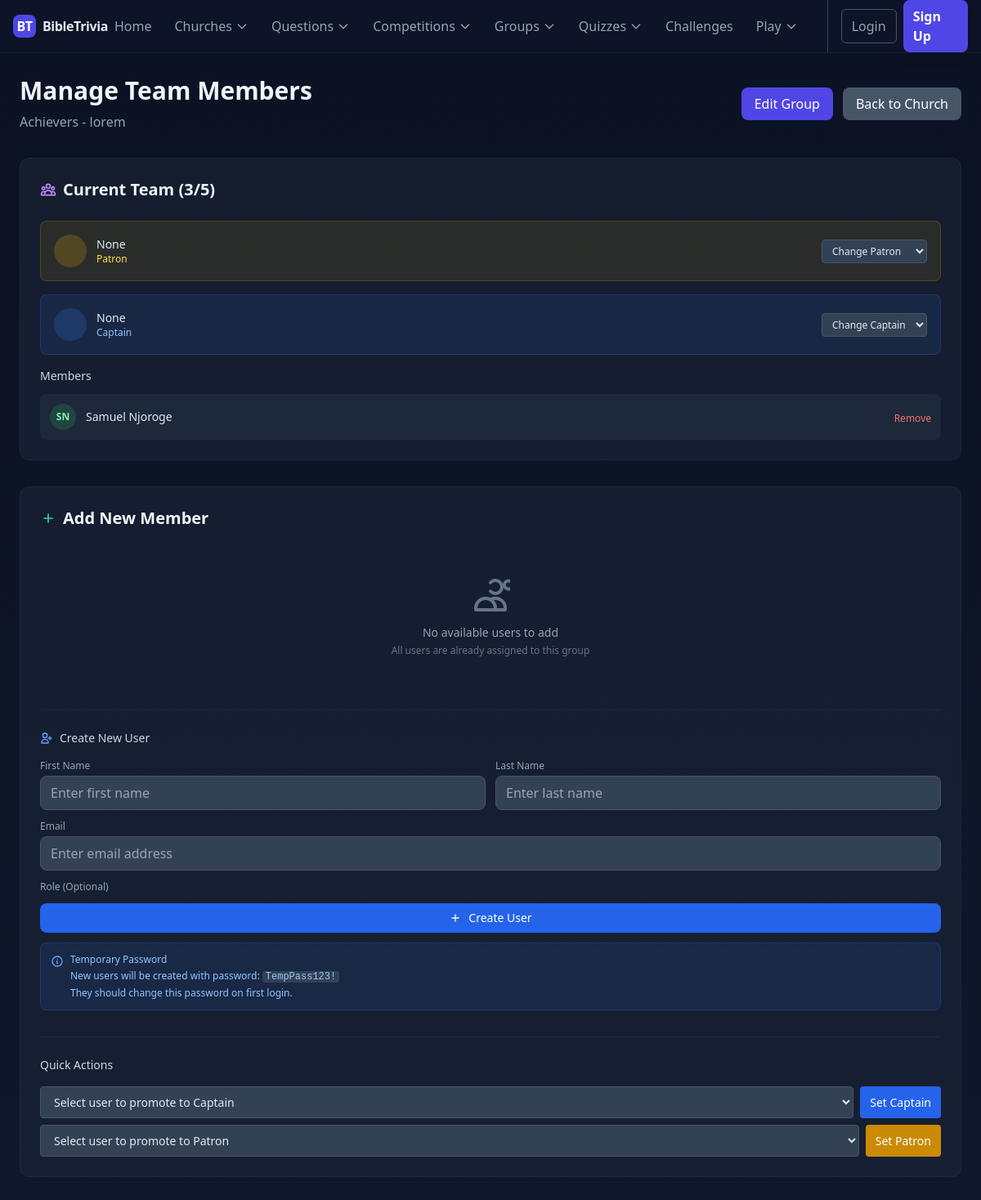
The page /groups/1/members/ on the database as committed earlier.
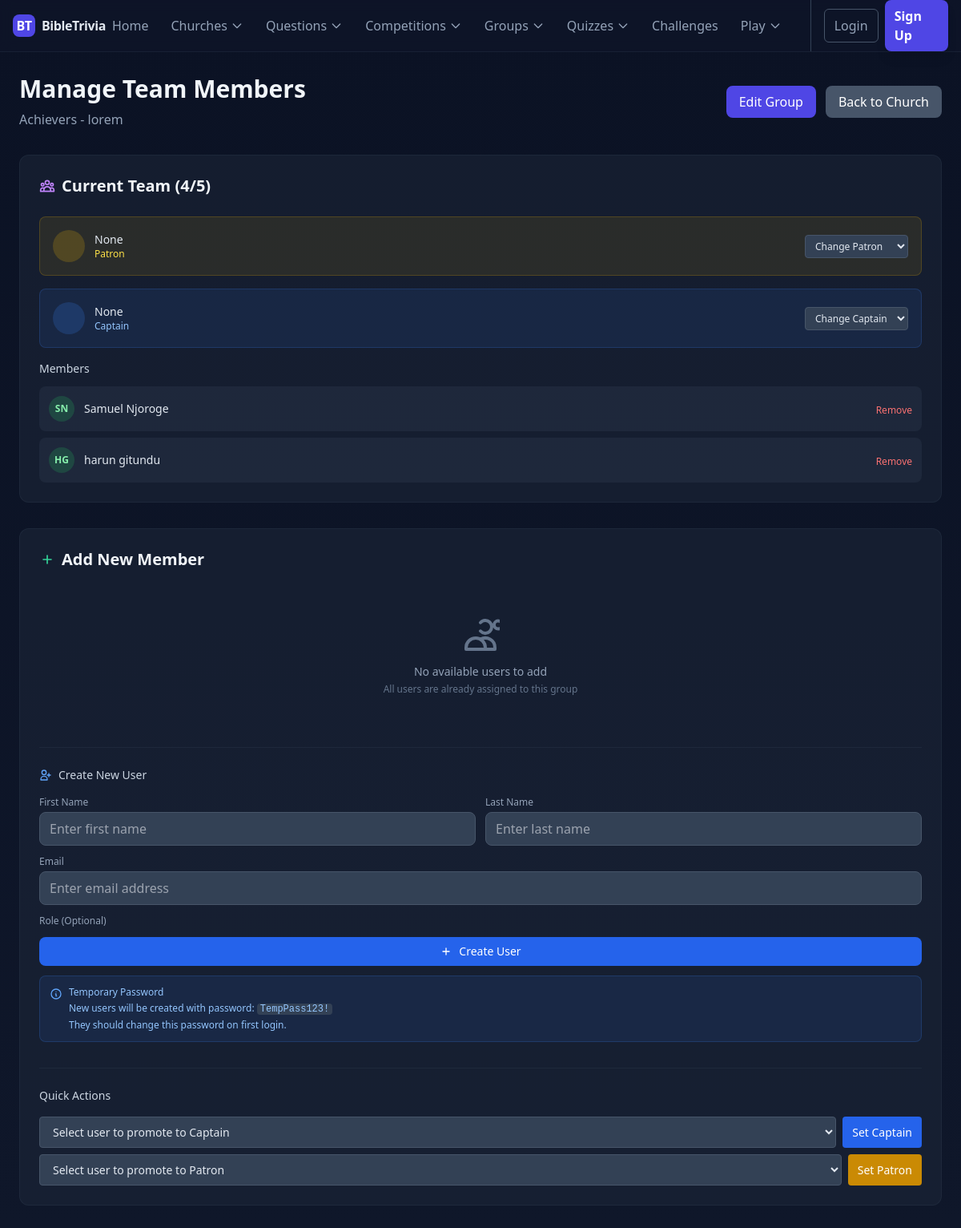
The same page on the database as committed later.
### home/models.py (models this page shows, shortened)
class TimeStampedModel(models.Model):
    created_at = models.DateTimeField(auto_now_add=True)
    updated_at = models.DateTimeField(auto_now=True)
    class Meta:
        abstract = True

class TriviaGroup(TimeStampedModel):
    category = [
        ('Adults', 'Adults'),
        ('Youth', 'Youth'),
        ('Children', 'Children'),
        ('Senior', 'Senior'),
        ('Junior', 'Junior'),
        ('Teens', 'Teens'),
    ]
    uuid = models.UUIDField(default=uuid.uuid4, unique=True, editable=False)
    name = models.CharField(max_length=255)
    slug = models.SlugField(max_length=255, unique=True, blank=True)
    category = models.CharField(max_length=20, choices=category)
    church = models.ForeignKey(
        Church,
        on_delete=models.CASCADE,
        related_name='trivia_groups'
    )
    description = models.TextField(blank=True, null=True)
    max_members = models.PositiveIntegerField(default=5)
    is_active = models.BooleanField(default=True)
    patron = models.ForeignKey(settings.AUTH_USER_MODEL, on_delete=models.CASCADE, related_name='patroned_groups')
    captain = models.ForeignKey(settings.AUTH_USER_MODEL, on_delete=models.CASCADE, related_name='captained_groups')
    members = models.ManyToManyField(settings.AUTH_USER_MODEL, related_name='trivia_groups')
    total_competitions = models.PositiveIntegerField(default=0)
    wins = models.PositiveIntegerField(default=0)
    total_points = models.PositiveIntegerField(default=0)
    average_score = models.DecimalField(max_digits=5, decimal_places=2, default=0.00)
    class Meta:
        ordering = ['church__name', 'name']
        unique_together = ['church', 'name']
        indexes = [
            models.Index(fields=["slug"]),
            models.Index(fields=["church", "is_active"]),
            models.Index(fields=["category"]),
        ]
        verbose_name = "Trivia Group"
        verbose_name_plural = "Trivia Groups"

class Church(TimeStampedModel):
    uuid = models.UUIDField(default=uuid.uuid4,unique=True, editable=False)
    name = models.CharField(max_length=255, unique=True)
    slug = models.SlugField(max_length=255, unique=True, blank=True)
    category = models.ForeignKey(
        ChurchCategory,
        on_delete=models.PROTECT,
        related_name='churches'
    )
    address = models.CharField(max_length=255, blank=True)
    city = models.CharField(max_length=100, blank=True)
    location = models.CharField(max_length=100, blank=True)
    country = models.CharField(max_length=100, default='Kenya')
    contact_email = models.EmailField(blank=True, null=True)
    phone_number = models.CharField(max_length=100, blank=True, null=True)
    website = models.URLField(blank=True, null=True)
    logo = models.ImageField(upload_to='church_logos/', blank=True, null=True)
    established_year = models.PositiveIntegerField(blank=True, null=True)
    manager = models.ForeignKey(
        settings.AUTH_USER_MODEL,
        on_delete=models.CASCADE,
        related_name='managed_churches',
        help_text='User who manages/created this church'
    )
    is_active = models.BooleanField(default=True)
    class Meta:
        ordering = ['name']
        indexes = [
            models.Index(fields=["slug"]),
            models.Index(fields=["is_active"]),
        ]

### users/models.py (models this page shows, shortened)
class MyUser(AbstractUser):
    email = models.EmailField(_('email address'), max_length=50, unique=True)
    username = None
    ROLE_CHOICES = [
        ('Admin', 'Admin'),
        ('Supervisor', 'Supervisor'),
        ('Patron', 'Patron'),
        ('Member', 'Member'),
    ]
    role = models.CharField(
        _('Role'),
        max_length=20,
        choices=ROLE_CHOICES,
        default='Member',
        help_text=_('User role in the system')
    )
    USERNAME_FIELD = 'email'
    REQUIRED_FIELDS = []
    objects = MyUserManager()
    groups = models.ManyToManyField(
        'auth.Group',
        related_name='myuser_groups',  # Unique related_name
        blank=True,
        help_text=_('The groups this user belongs to. A user will get all permissions granted to each of their groups.')
    )
    user_permissions = models.ManyToManyField(
        'auth.Permission',
        related_name='myuser_permissions',  # Unique related_name
        blank=True,
        help_text=_('Specific permissions for this user.')
    )

### home/views.py (the view, shortened to what this page needs)
# urls.py: path('groups/<int:pk>/members/', TriviaGroupMemberManageView.as_view(), name='group_member_manage'),
class TriviaGroupMemberManageView(DetailView):
    model = TriviaGroup
    template_name = 'home/group_member_manage.html'
    context_object_name = 'group'
    def get_context_data(self, **kwargs):
        context = super().get_context_data(**kwargs)
        context['available_users'] = MyUser.objects.exclude(
            id__in=self.object.members.values_list('id', flat=True)
        ).exclude(id=self.object.patron.id).exclude(id=self.object.captain.id)
        context['user_creation_form'] = QuickUserCreationForm()
        return context

### users/forms.py (shortened to what this page needs)
class QuickUserCreationForm(forms.ModelForm):
    first_name = forms.CharField(
        max_length=30,
        required=True,
        widget=forms.TextInput(attrs={
            'class': 'w-full bg-slate-700 text-slate-200 px-3 py-2 rounded-lg border border-slate-600 focus:border-emerald-500 focus:ring-1 focus:ring-emerald-500',
            'placeholder': 'Enter first name'
        })
    )
    last_name = forms.CharField(
        max_length=30,
        required=True,
        widget=forms.TextInput(attrs={
            'class': 'w-full bg-slate-700 text-slate-200 px-3 py-2 rounded-lg border border-slate-600 focus:border-emerald-500 focus:ring-1 focus:ring-emerald-500',
            'placeholder': 'Enter last name'
        })
    )
    email = forms.EmailField(
        required=True,
        widget=forms.EmailInput(attrs={
            'class': 'w-full bg-slate-700 text-slate-200 px-3 py-2 rounded-lg border border-slate-600 focus:border-emerald-500 focus:ring-1 focus:ring-emerald-500',
            'placeholder': 'Enter email address'
        })
    )
    class Meta:
        model = MyUser
        fields = ['first_name', 'last_name', 'email']

### home/templates/home/group_member_manage.html (shortened to what the changed rows need)
{% extends 'base.html' %}
{% block content %}
<div class="max-w-6xl mx-auto">
    <div class="mb-8">
        <div class="flex items-center justify-between">
            <div>
                <h1 class="text-3xl font-bold text-slate-100 mb-2">Manage Team Members</h1>
                <p class="text-slate-400">{{ group.name }} - {{ group.church.name }}</p>
            </div>
        </div>
    </div>
    <div class="space-y-8">
        <div class="bg-slate-800/50 rounded-xl p-6 border border-slate-700/30">
            <h2 class="text-xl font-semibold text-slate-100 mb-6 flex items-center gap-2">
                Current Team ({{ group.members.count|add:2 }}/{{ group.max_members|default:"∞" }})
            </h2>
            <div class="mb-4 p-4 bg-yellow-500/10 rounded-lg border border-yellow-500/20">
                <div class="flex items-center justify-between">
                    <div class="flex items-center gap-3">
                        <div>
                            <div class="text-sm font-medium text-slate-200">{{ group.patron.get_full_name|default:group.patron.username }}</div>
                            <div class="text-xs text-yellow-300">Patron</div>
                        </div>
                    </div>
                </div>
            </div>
            <div class="mb-4 p-4 bg-blue-500/10 rounded-lg border border-blue-500/20">
                <div class="flex items-center justify-between">
                    <div class="flex items-center gap-3">
                        <div>
                            <div class="text-sm font-medium text-slate-200">{{ group.captain.get_full_name|default:group.captain.username }}</div>
                            <div class="text-xs text-blue-300">Captain</div>
                        </div>
                    </div>
                </div>
            </div>
            <div class="space-y-2">
                <h3 class="text-sm font-medium text-slate-300 mb-3">Members</h3>
                {% for member in group.members.all %}
                    <div class="flex items-center justify-between p-3 bg-slate-700/30 rounded-lg">
                        <div class="flex items-center gap-3">
                            <div class="w-8 h-8 bg-green-500/20 rounded-full flex items-center justify-center">
                                <span class="text-xs font-semibold text-green-300">
                                    {{ member.first_name|first|upper }}{{ member.last_name|first|upper }}
                                </span>
                            </div>
                            <span class="text-sm text-slate-200">{{ member.get_full_name|default:member.username }}</span>
                        </div>
                        <form method="post" class="inline">
                            <button type="submit" class="text-red-400 hover:text-red-300 text-xs">Remove</button>
                        </form>
                    </div>
                {% endfor %}
            </div>
        </div>
        <div class="bg-slate-800/50 rounded-xl p-6 border border-slate-700/30">
            <h2 class="text-xl font-semibold text-slate-100 mb-6 flex items-center gap-2">
                <svg class="w-5 h-5 text-emerald-400" fill="none" stroke="currentColor" viewBox="0 0 24 24">
                    <path stroke-linecap="round" stroke-linejoin="round" stroke-width="2" d="M12 6v6m0 0v6m0-6h6m-6 0H6"></path>
                </svg>
                Add New Member
            </h2>
        </div>
    </div>
</div>
{% endblock %}

Rows that differ between the two databases and show on the page:
changed TriviaGroup "Achievers": members.count|add "3" → "4"
added MyUser: first_name|first "H", last_name|first "G", get_full_name "harun gitundu"
